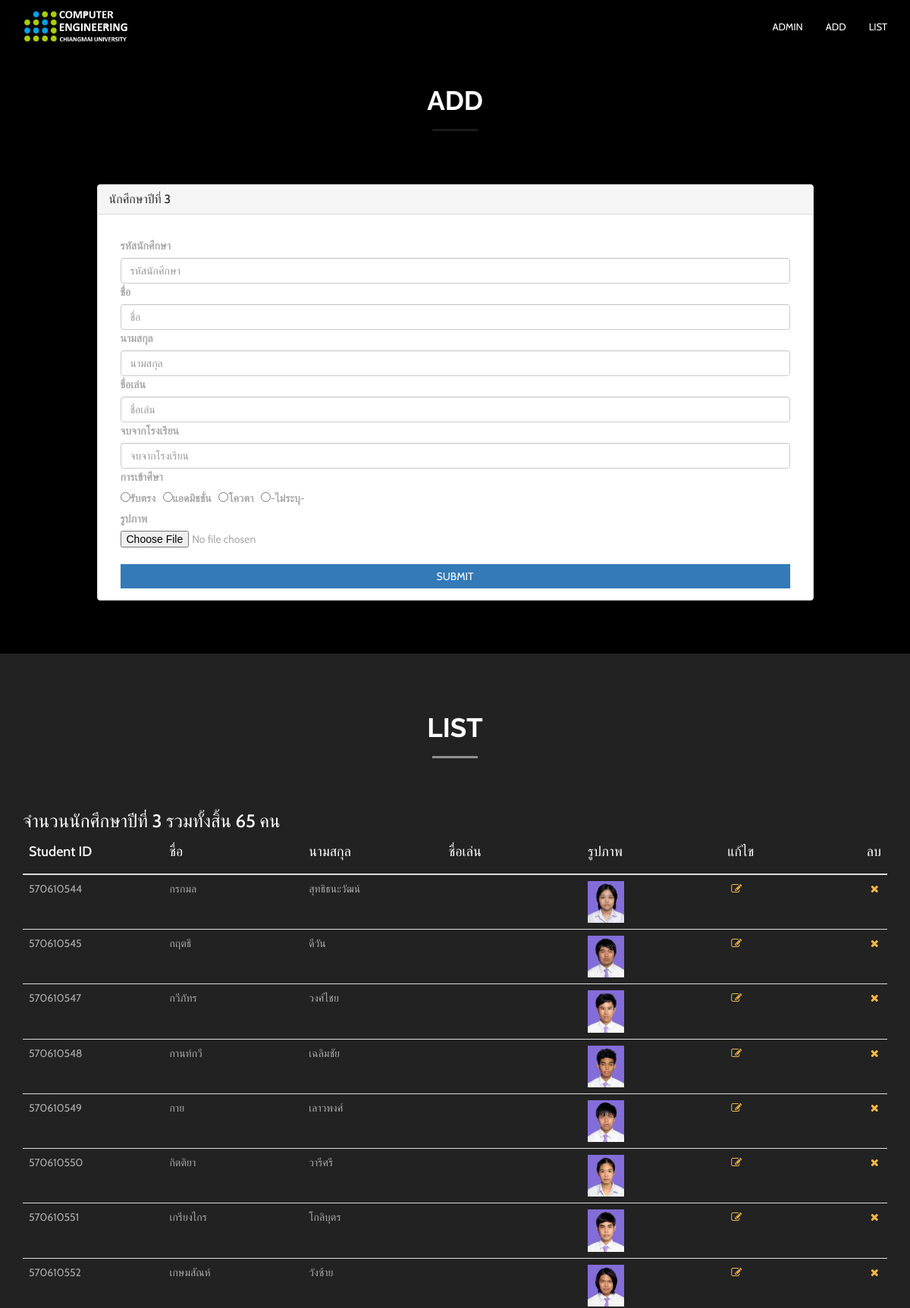
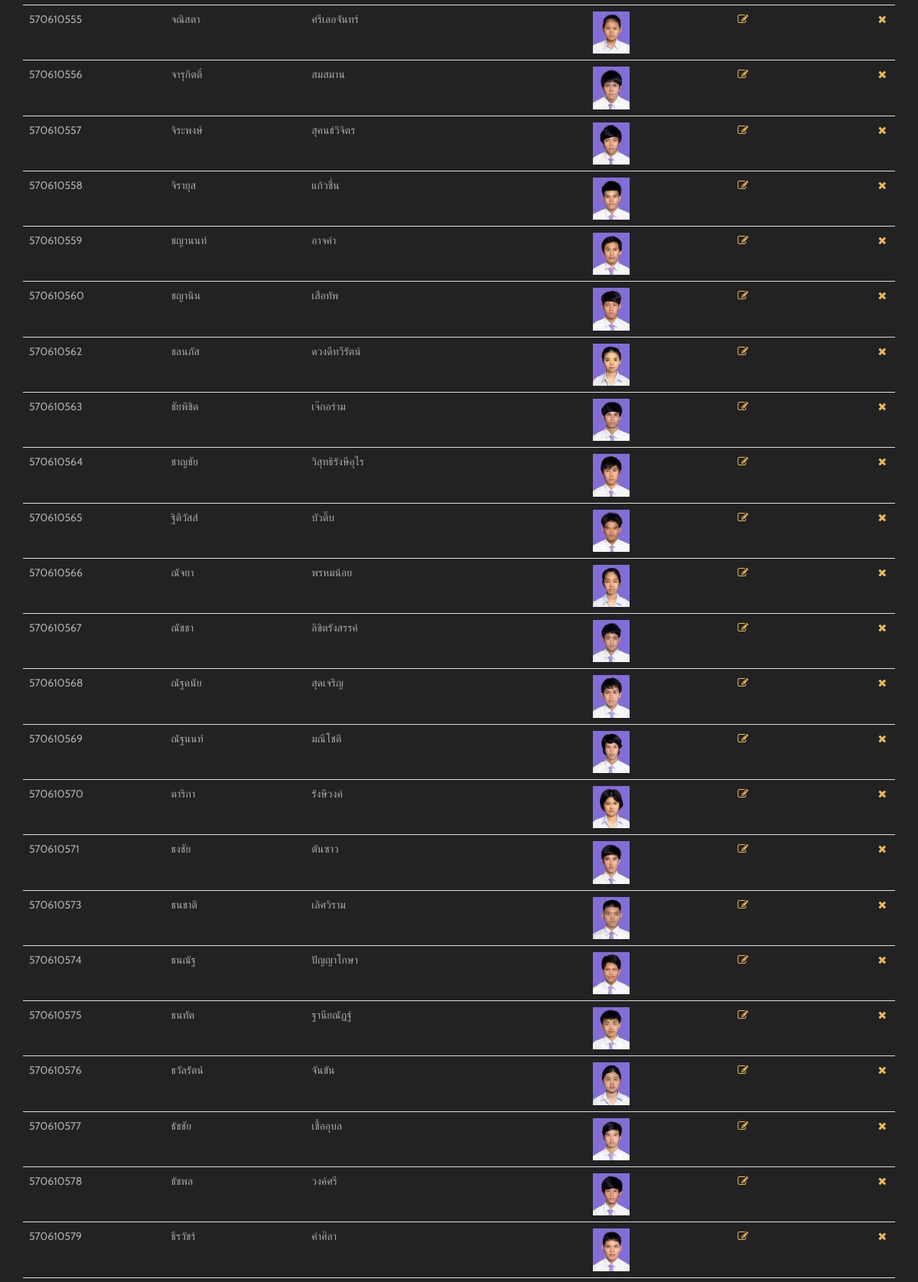
The page /junior/junior_form.php (upper part) on the database its author committed (2 pictures, top to bottom).
### tables this page shows
CREATE TABLE `junior` (
  `id` int(11) NOT NULL,
  `student_id` int(9) NOT NULL,
  `firstname` varchar(20) NOT NULL,
  `lastname` varchar(20) NOT NULL,
  `nickname` varchar(20) NOT NULL,
  `school` varchar(50) NOT NULL,
  `entrance` varchar(20) NOT NULL,
  `img` text NOT NULL
);

### junior/junior_form.php (the view, shortened to what this page needs)
<!DOCTYPE html>
<html lang="en">
<head>
    <link href="../bootstrap/css/bootstrap.min.css" rel="stylesheet">
    <link href="../font-awesome/css/font-awesome.min.css" rel="stylesheet">
    <link href="../css/flexslider.css" rel="stylesheet" type="text/css" media="screen">
    <link href="../css/owl.carousel.css" rel="stylesheet" type="text/css" media="screen">
    <link href="../css/owl.theme.css" rel="stylesheet" type="text/css" media="screen">
    <link rel="stylesheet" type="text/css" href="../css/jquery-ui.min.css" media="screen">
    <link href="../lightbox2/dist/css/lightbox.css" rel="stylesheet">
    <link href="../css/restaurant-onepage-dark.css" rel="stylesheet" type="text/css" media="screen">
      </head>
      <body data-spy="scroll">
        <nav class="navbar navbar-inverse navbar-fixed-top">
            <div class="container">
                <div class="navbar-header">
                    <a href="../index.html"><img src="../img/logo.png" alt = "img" width = "140"></a>
                </div>
                <div id="navbar" class="navbar-collapse collapse">
                    <ul class="nav navbar-nav scroll-to navbar-right">
                        <li><a href="../admin/index.html">Admin</a></li>
                        <li><a href="#add">Add</a></li>
                        <li><a href="#list">List</a></li>
                    </ul>
                </div>
            </div>
        </nav>
        <section id="add" class="about-section" >
            <div class="container">
                <div class="row">
                    <div class="col-sm-6 col-sm-offset-3 center-title text-center">
                        <h3><br>Add</h3>
                        <span class="center-line"></span>
                    </div>
                </div>
                <div class="row">
                  <div class="col-xs-offset-1 col-xs-10">
                <div class="panel panel-default formPanel">
                          <div class="panel-heading bg-color-1 border-color-1">
                            <h3 class="panel-title">นักศึกษาปีที่ 3</h3>
                          </div>
                          <div class="panel-body">
                                <form action="junior_add.php" method="POST" role="form" enctype="multipart/form-data">
                                      <div class="form-group formField">
                                        <div class="col-xs-12">
                                           <label for="">รหัสนักศึกษา</label>
                                           <input type="text" class="form-control" name="student_id" placeholder="รหัสนักศึกษา" required>
                                        </div>
                                      </div>
                                      <div class="form-group formField">
                                        <div class="col-xs-12">
                                           <label for="">ชื่อ</label>
                                           <input type="text" class="form-control" name="firstname" placeholder="ชื่อ" required>
                                        </div>
                                      </div>
                                       <div class="form-group formField">
                                        <div class="col-xs-12">
                                              <label for="">นามสกุล</label>
                                               <input type="text" class="form-control" name="lastname" placeholder="นามสกุล" required>
                                        </div>
                                      </div>
                                      <div class="form-group formField">
                                        <div class="col-xs-12">
                                              <label for="">ชื่อเล่น</label>
                                               <input type="text" class="form-control" name="nickname" placeholder="ชื่อเล่น" required>
                                        </div>
                                      <div class="form-group formField">
                                        <div class="col-xs-12">
                                           <label for="">จบจากโรงเรียน</label>
                                           <input type="text" class="form-control" name="school" placeholder="จบจากโรงเรียน" required>
                                        </div>
                                      </div>
                                      <div class="form-group formField">
                                        <div class="col-xs-12">
                                           <label for="">การเข้าศึษา</label> <br>
                                           <label><input type="radio" name="entrance" value="รับตรง">รับตรง&nbsp;&nbsp;</label>
                                            <label><input type="radio" name="entrance" value="แอดมิชชั่น">แอดมิชชั่น&nbsp;&nbsp;</label>
                                            <label><input type="radio" name="entrance" value="โควตา">โควตา&nbsp;&nbsp;</label>
                                            <label><input type="radio" name="entrance" value="ไม่ระบุ">-ไม่ระบุ-&nbsp;&nbsp;</label>
                                        </div>
                                      </div>
                                      <div class="form-group">
                                        <div class="col-xs-12">
                                              <label for="">รูปภาพ</label>
                                              <input type="file" name="img" id="img" required>
                                            </div>
                                      </div>
                                      <div class="form-group formField">
                                            <div class="col-xs-12">
                                                <input type="submit" class="btn btn-primary btn-block bg-color-3 border-color-3" value="Submit">
                                            </div>
                                      </div>
                                </form>
                   </div>
                </div>
             </div>
         </div>
     </div>
</section>
<section id="list" class="testimonials">
    <div class="container">
        <div class="row">
            <div class="col-sm-6 col-sm-offset-3 center-title text-center">
                <h3>List</h3>
                <span class="center-line"></span>
            </div>
        </div>
        <div class="row">
            <?php
            $servername = "localhost";
            $username = "root";
            $password = "";
            $dbname = "group6";
            $conn = new mysqli($servername, $username, $password,$dbname);
            mysqli_set_charset($conn, "utf8");
            $sql = "SELECT * FROM junior";
            $result = $conn->query($sql);
            ?>
            <div class="col-xs-12">
                <h3 class="color-1">จำนวนนักศึกษาปีที่ 3 รวมทั้งสิ้น <?=$result->num_rows?> คน</h3>
                <div class="table-responsive">
                  <table class="table table-curved">
                    <thead>
                      <tr>
                        <th class="col-sm-2"><h4>Student ID</h4></th>
                        <th class="col-sm-2"><h4>ชื่อ</h4></th>
                        <th class="col-sm-2"><h4>นามสกุล</h4></th>
                        <th class="col-sm-2"><h4>ชื่อเล่น</h4></th>
                        <th class="col-sm-2"><h4>รูปภาพ</h4></th>
                        <th class="col-sm-2"><h4>แก้ไข</h4></th>
                        <th class="col-sm-2"><h4>ลบ</h4></th>
                    </tr>
                </thead>
                <tbody>
                   <?php while($row = $result->fetch_assoc()): ?>
                    <tr>
                        <td><?=$row["student_id"]?></td>
                        <td><?=$row["firstname"]?></td>
                        <td><?=$row["lastname"]?></td>
                        <td><?=$row["nickname"]?></td>
                        <td><img src="<?=$row["img"]?>" width="48" >
                        <td><a href="junior_form_edit.php?id=<?=$row["id"]?>"><i class="fa fa-pencil-square-o"></td>
                        <td><a href="junior_delete.php?id=<?=$row["id"]?>"><i class="fa fa-times"></td>
                    </tr>
                <?php endwhile; ?>
            </tbody>
        </table>
    </div>
</div><?php $conn->close(); ?>
</div>
</div>
</section>
</body>
</html

### css/restaurant-onepage-dark.css (style rules this page uses)
html, body { height: 100%; }
body { font-family: "Cabin", sans-serif; line-height: 22px; color: #aaa; -webkit-font-smoothing: antialiased; -webkit-text-size-adjust: 100%; -ms-text-size-adjust: 100%; background-color: #222; }
a { color: #f2b84b; }
a i { margin-left: 5px; }
a, button { -moz-transition: all 0.3s; -o-transition: all 0.3s; -webkit-transition: all 0.3s; transition: all 0.3s; border: 0px; background-color: transparent; }
a, a:hover, a:focus, button, button:focus { text-decoration: none; outline: 0 !important; }
h1, h1, h3, h4, h5, h6 { margin-top: 0px; color: #fff; }
.center-title { margin-bottom: 50px; }
.center-title h3 { text-transform: uppercase; font-weight: 700; margin: 0px; font-size: 35px; line-height: 35px; font-family: "Raleway", sans-serif; }
.center-title .center-line { display: block; margin: 20px auto; height: 3px; text-align: center; width: 60px; background-color: rgba(255, 255, 255, 0.1); }
.center-line { display: block; margin: 10px auto; height: 3px; text-align: center; width: 60px; background-color: rgba(255, 255, 255, 0.2); }
.btn { -webkit-border-radius: 0px; -moz-border-radius: 0px; -ms-border-radius: 0px; border-radius: 0px; border: 0px; text-transform: uppercase; }
.navbar-inverse { background-color: rgba(0, 0, 0, 0.5); border: 0px; padding: 10px 0; -moz-transition: all 0.5s ease-in-out; -o-transition: all 0.5s ease-in-out; -webkit-transition: all 0.5s ease-in-out; transition: all 0.5s ease-in-out; }
.navbar-inverse .navbar-nav > li > a { color: #fff; text-transform: uppercase; font-size: 13px; }
.about-section { padding-top: 80px; padding-bottom: 50px; background-color: #000000; }
.testimonials { padding: 80px 0; }
.testimonials .center-title h3 { color: #fff; }
.testimonials .center-line { background-color: rgba(255, 255, 255, 0.5); }
* { padding: 0; margin: 0; }
* { word-wrap: break-word; }

### rows shown on the page
junior: student "570610544", firstname "กรกมล", lastname "สุทธิธนะวัฒน์", img (picture)
junior: student "570610545", firstname "กฤตธี", lastname "ดีวัน", img (picture)
junior: student "570610547", firstname "กวีภัทร", lastname "วงศ์ไชย", img (picture)
junior: student "570610548", firstname "กานท์กวี", lastname "เฉลิมชัย", img (picture)
junior: student "570610549", firstname "กาย", lastname "เลาวพงศ์", img (picture)
junior: student "570610550", firstname "กิตติยา", lastname "วารีศรี", img (picture)
junior: student "570610551", firstname "เกรียงไกร", lastname "โกลิบุตร", img (picture)
junior: student "570610552", firstname "เกษมสัณห์", lastname "วังซ้าย", img (picture)
junior: student "570610555", firstname "จณิสตา", lastname "ศรีเลอจันทร์", img (picture)
junior: student "570610556", firstname "จารุกิตติ์", lastname "สมสมาน", img (picture)
junior: student "570610557", firstname "จิระพงษ์", lastname "สุคนธ์วิจิตร", img (picture)
junior: student "570610558", firstname "จิรายุส", lastname "แก้วชื่น", img (picture)
junior: student "570610559", firstname "ชญานนท์", lastname "อาจคำ", img (picture)
junior: student "570610560", firstname "ชญานิน", lastname "เสือทัพ", img (picture)
junior: student "570610562", firstname "ชลนภัส", lastname "ดวงดีทวีรัตน์", img (picture)
junior: student "570610563", firstname "ชัยพิชิต", lastname "เจ๊กอร่าม", img (picture)
junior: student "570610564", firstname "ชาญชัย", lastname "วิสุทธิรังษีอุไร", img (picture)
junior: student "570610565", firstname "ฐิติวัสส์", lastname "บัวติ๊บ", img (picture)
junior: student "570610566", firstname "ณัจยา", lastname "พรหมน้อย", img (picture)
junior: student "570610567", firstname "ณัชชา", lastname "ลิขิตรังสรรค์", img (picture)
junior: student "570610568", firstname "ณัฐดนัย", lastname "สุดเจริญ", img (picture)
junior: student "570610569", firstname "ณัฐนนท์", lastname "มณีโชติ", img (picture)
junior: student "570610570", firstname "ตาริกา", lastname "รังษีวงค์", img (picture)
junior: student "570610571", firstname "ธงชัย", lastname "ตันซาว", img (picture)
junior: student "570610573", firstname "ธนชาติ", lastname "เลิศวิราม", img (picture)
junior: student "570610574", firstname "ธนณัฐ", lastname "ปัญญาโกษา", img (picture)
junior: student "570610575", firstname "ธนทัต", lastname "ฐานียณัฏฐ์", img (picture)
junior: student "570610576", firstname "ธวัลรัตน์", lastname "จันขัน", img (picture)
junior: student "570610577", firstname "ธัชชัย", lastname "เชื้ออุบล", img (picture)
junior: student "570610578", firstname "ธัชพล", lastname "วงค์ศรี", img (picture)
junior: student "570610579", firstname "ธีรวัชร์", lastname "คำศิลา", img (picture)

### other values the page prints
$result->num_rows "65"
